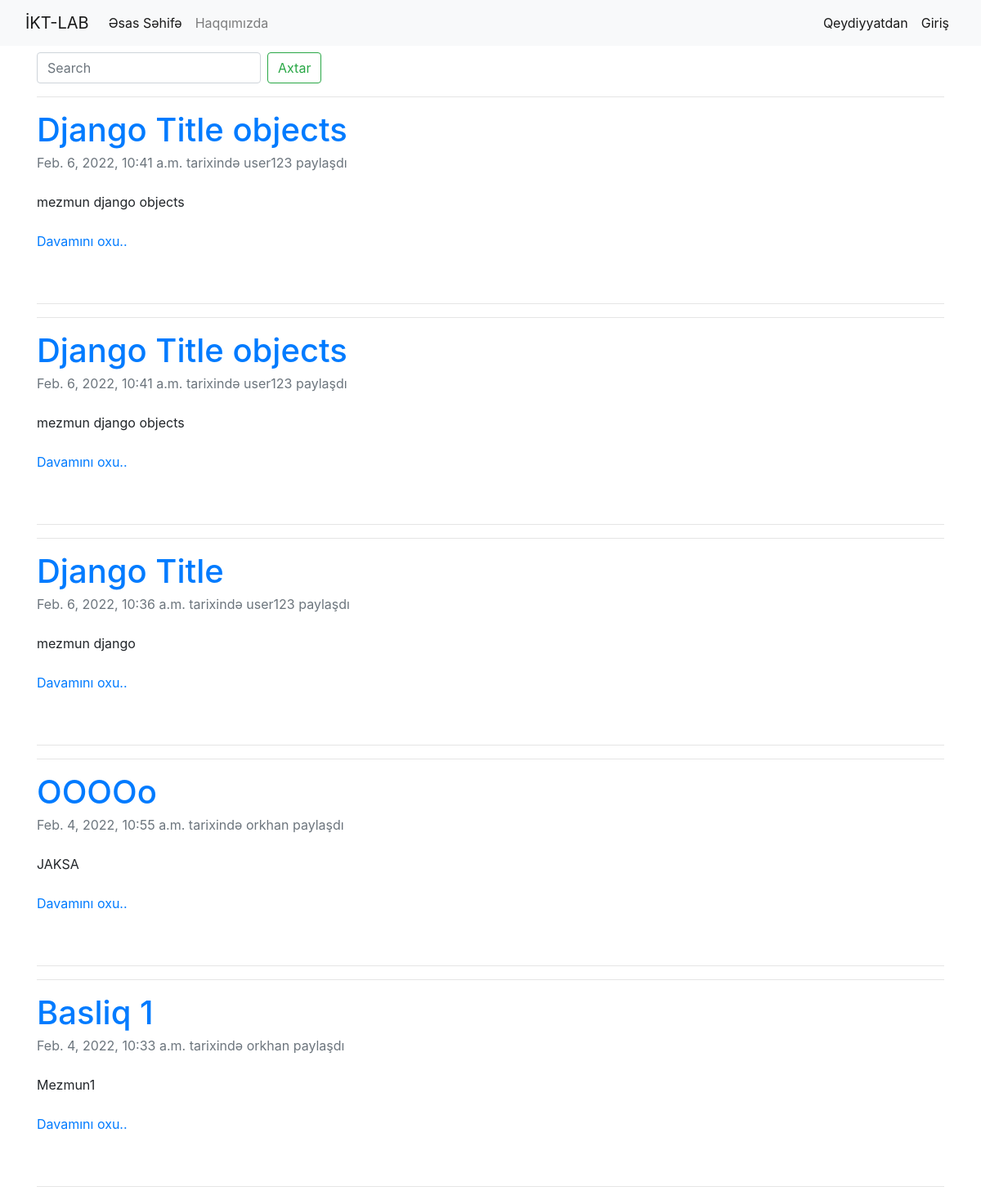
The app's page /, older data.
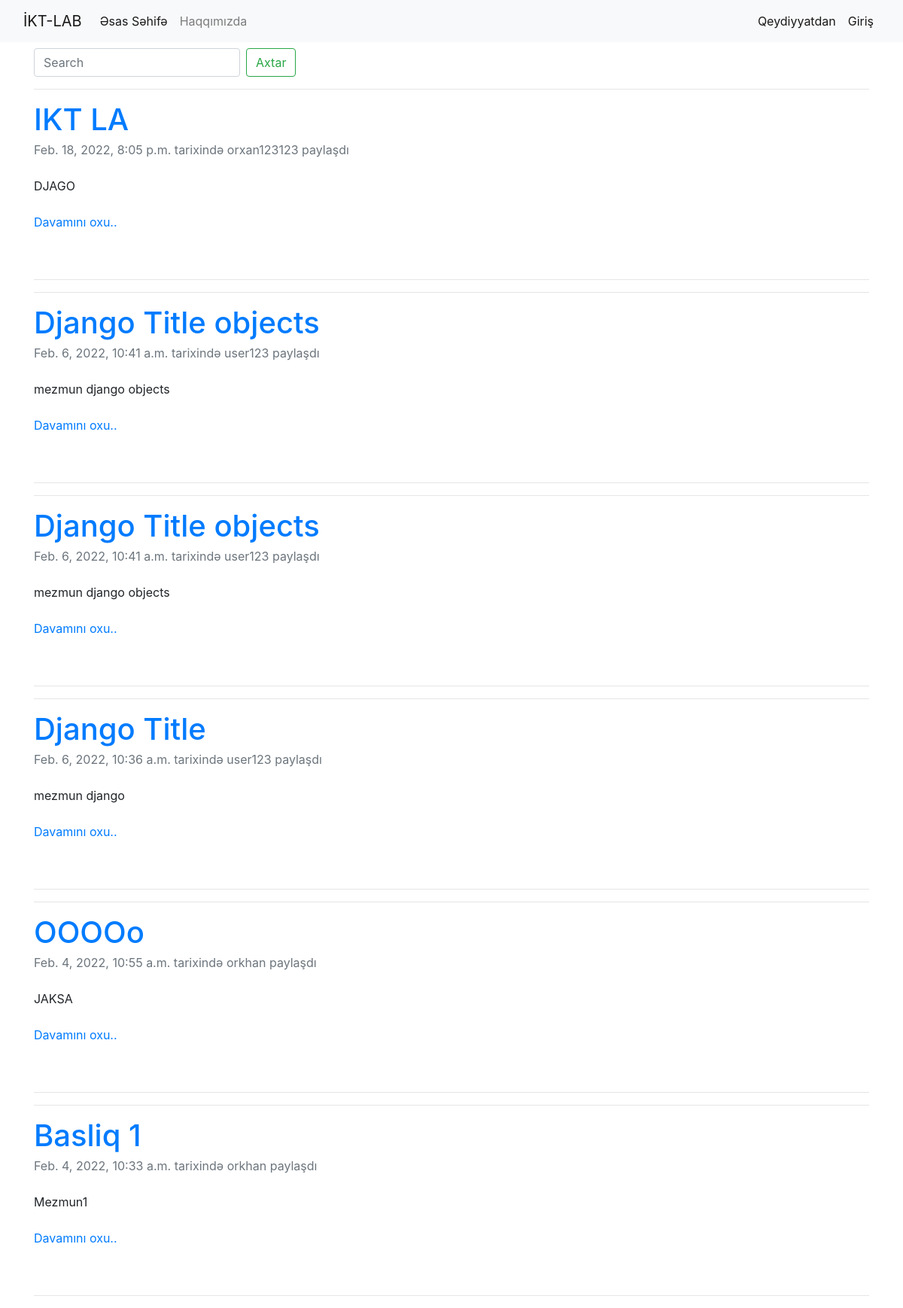
The same page, newer data.
### article/models.py (models this page shows, shortened)
class Article(models.Model):
    author = models.ForeignKey("auth.User", on_delete=models.CASCADE, verbose_name="Yazar")
    title = models.CharField(max_length=50, verbose_name="Başlıq")
    content = RichTextField()
    created_date = models.DateTimeField(auto_now_add=True, verbose_name="Yaradılma tarixi")
    article_image = models.FileField(blank=True, null=True, verbose_name="Şəkil")
    class Meta:
        ordering = ['-created_date']

### article/views.py (the view)
# urls.py: path('', views.index, name="index"),
def index(request):
    keyword = request.GET.get('keyword' or None)
    if keyword:
        articles = Article.objects.filter(title__contains=keyword)
        return render(request, 'index.html', {"articles": articles})
    articles = Article.objects.all()
    context = {
        "articles":articles,
    }
    return render(request, "index.html", context)

### templates/index.html (shortened to what this page needs)
{% extends "layout.html" %}
{% block body %}
{% if articles %}
    <form class="form-inline my-2 my-lg-10">
        <input class="form-control mr-sm-2" type="search" placeholder="Search" name="keyword" aria-label="Search">
        <button class="btn btn-outline-success my-2 my-sm-0" type="submit">Axtar</button>
    </form>
    {% for article in articles %}
    <hr>
    <div class="row">
        <div class="col-lg-8">
            <article>
                <header class="mb-4">
                    <a href="{% url 'article:detail' article.id %}">
                        <h1 class="fw-bolder mb-1">{{article.title}}</h1>
                    </a>
                    <div class="text-muted fst-italic mb-2">{{article.created_date}} tarixində {{article.author.username}} paylaşdı</div>
                </header>
                <section class="mb-5">
                    <p class="fs-5 mb-4">{{article.content|safe|truncatewords:30}}</p>
                    <a href="/articles/detail/{{article.id}}"> <p> Davamını oxu.. </p> </a>
                </section>
            </article>
        </div>
    </div>
    <hr>
    {% endfor %}
{% else %}
    <div class="alert alert-danger">
        Bu saytda heç bir post paylaşılmayıb
    </div>
{% endif %}
{% endblock body %}

Row changes from the older to the newer data that the page shows:
added Article: title "IKT LA", created_date "Feb. 18, 2022, 8:05 p.m.", author.username "orxan123123", content "DJAGO"
